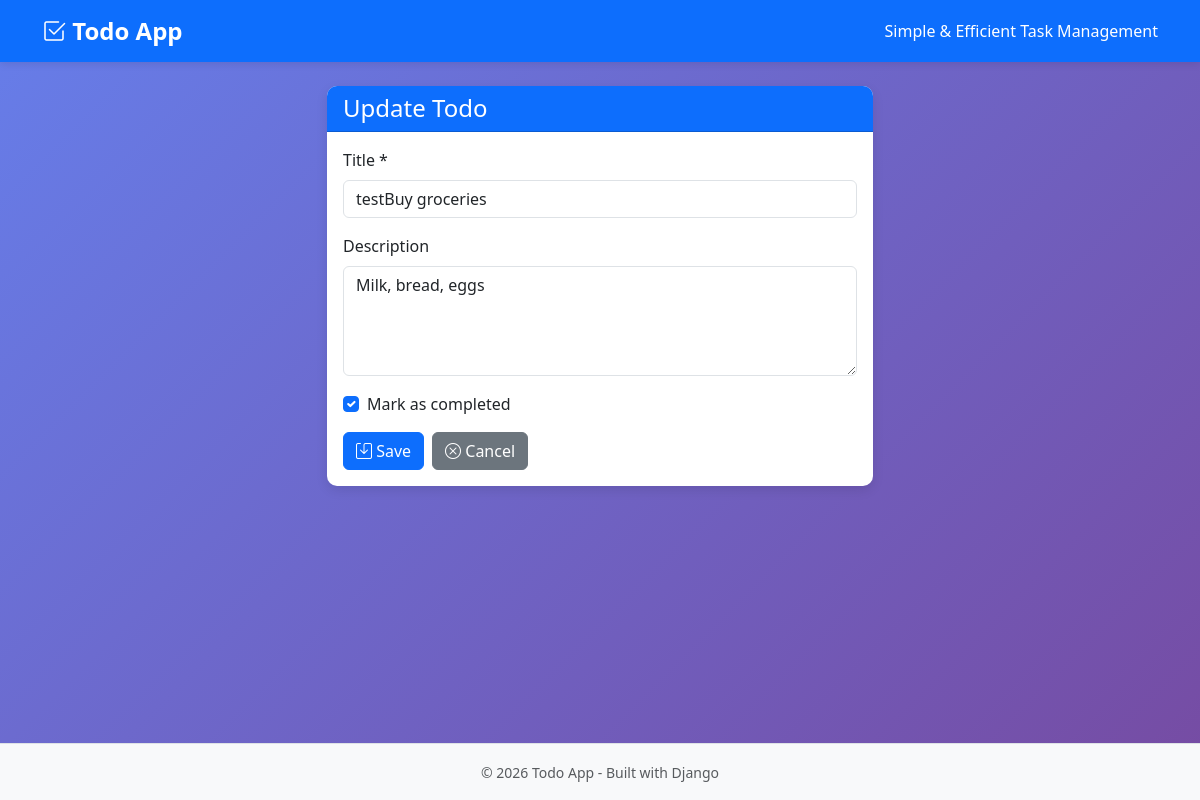
The app's page /update/1/ with its own data.
### app/models.py (models this page shows, shortened)
class Todo(models.Model):
    title = models.CharField(max_length=200, help_text="Task title")
    description = models.TextField(blank=True, help_text="Detailed description of the task")
    completed = models.BooleanField(default=False, help_text="Completion status")
    created_at = models.DateTimeField(auto_now_add=True)
    updated_at = models.DateTimeField(auto_now=True)
    class Meta:
        ordering = ['-created_at']  # Show newest first
        verbose_name = 'Todo'
        verbose_name_plural = 'Todos'

### app/views.py (the view)
# urls.py: path('update/<int:pk>/', views.todo_update, name='todo_update'),
def todo_update(request, pk):
    todo = get_object_or_404(Todo, pk=pk)
    if request.method == 'POST':
        todo.title = request.POST.get('title', todo.title)
        todo.description = request.POST.get('description', todo.description)
        todo.completed = request.POST.get('completed') == 'on'
        todo.save()
        return redirect('todo_list')
    context = {
        'todo': todo,
        'action': 'Update'
    }
    return render(request, 'app/todo_form.html', context)

### app/templates/app/todo_form.html (shortened to what this page needs)
{% extends 'app/base.html' %}
{% block content %}
<div class="row">
    <div class="col-lg-6 mx-auto">
        <div class="card">
            <div class="card-header bg-primary text-white">
                <h4 class="mb-0">{{ action }} Todo</h4>
            </div>
            <div class="card-body">
                <form method="post">
                    <div class="mb-3">
                        <label for="title" class="form-label">Title *</label>
                        <input type="text"
                               class="form-control"
                               id="title"
                               name="title"
                               value="{% if todo %}{{ todo.title }}{% endif %}"
                               required
                               placeholder="Enter todo title"
                               maxlength="200">
                    </div>
                    <div class="mb-3">
                        <label for="description" class="form-label">Description</label>
                        <textarea class="form-control"
                                  id="description"
                                  name="description"
                                  rows="4"
                                  placeholder="Add more details (optional)">{% if todo %}{{ todo.description }}{% endif %}</textarea>
                    </div>
                    {% if todo %}
                    <div class="mb-3 form-check">
                        <input type="checkbox"
                               class="form-check-input"
                               id="completed"
                               name="completed"
                               {% if todo.completed %}checked{% endif %}>
                        <label class="form-check-label" for="completed">
                            Mark as completed
                        </label>
                    </div>
                    {% endif %}
                    <div class="d-flex gap-2">
                        <button type="submit" class="btn btn-primary">
                            <i class="bi bi-save"></i> Save
                        </button>
                        <a href="{% url 'todo_list' %}" class="btn btn-secondary">
                            <i class="bi bi-x-circle"></i> Cancel
                        </a>
                    </div>
                </form>
            </div>
        </div>
    </div>
</div>
{% endblock %}

### app/static/app/style.css (style rules this page uses)
body { min-height: 100vh; display: flex; flex-direction: column; background: linear-gradient(135deg, #667eea 0%, #764ba2 100%); background-attachment: fixed; }
.card { border: none; border-radius: 10px; box-shadow: 0 4px 12px rgba(0, 0, 0, 0.1); }
.card-header { border-radius: 10px 10px 0 0 !important; font-weight: 600; }

### records on screen
Todo: title "testBuy groceries", description "Milk, bread, eggs", completed "☑"

### other values on screen
{{ action }} "Update"
